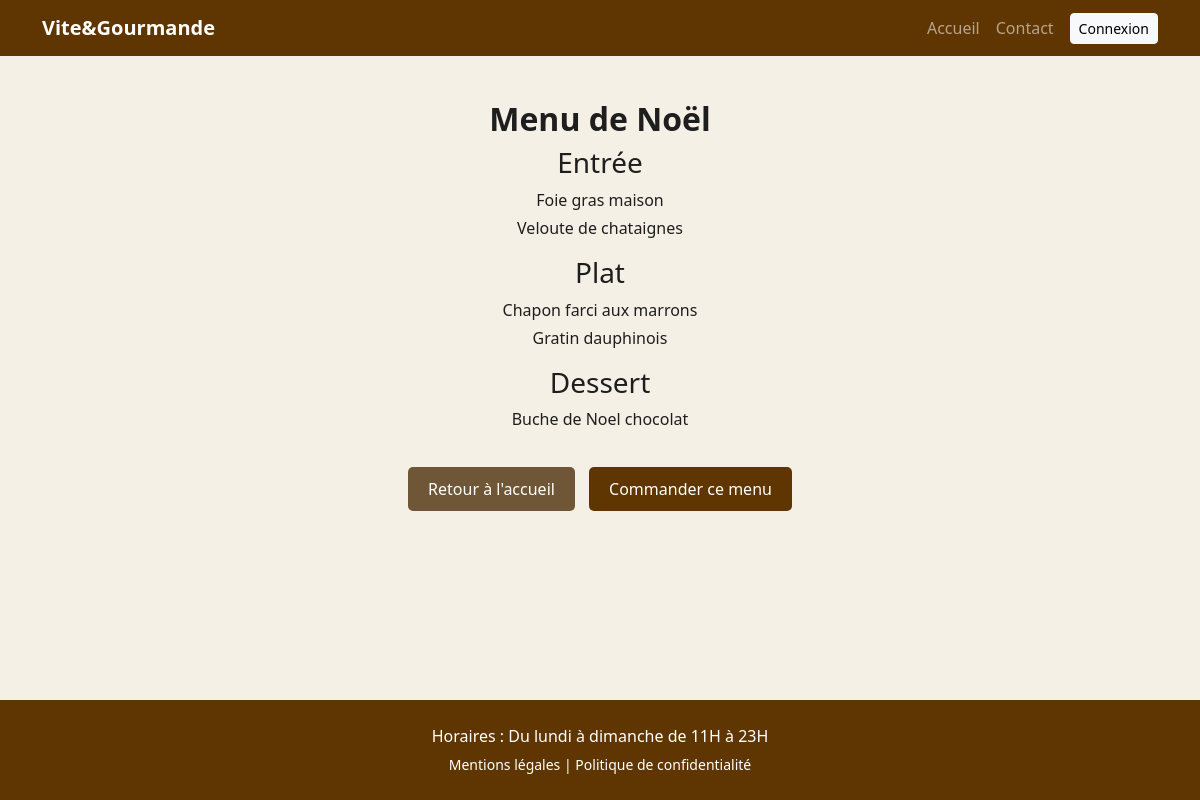
Page /pages/menu-noel.php on the committed database.
### tables this page shows
CREATE TABLE IF NOT EXISTS plats (
    id INT UNSIGNED AUTO_INCREMENT PRIMARY KEY,
    menu_id INT UNSIGNED NOT NULL,
    nom VARCHAR(160) NOT NULL,
    type ENUM('entree', 'plat', 'dessert', 'boisson') NOT NULL,
    created_at TIMESTAMP NOT NULL DEFAULT CURRENT_TIMESTAMP,
    INDEX idx_plats_menu_id (menu_id),
    INDEX idx_plats_type (type)
);

### pages/menu-noel.php (the view, shortened to what this page needs)
<?php
require_once __DIR__ . '/../config/database.php';
$menuId = 1;
$sql = "SELECT nom, type FROM plats WHERE menu_id = ?";
$stmt = $pdo->prepare($sql);
$stmt->execute([$menuId]);
$plats = $stmt->fetchAll();
?>
<!DOCTYPE html>
<html lang="fr">
<head>
    <link href="https://cdn.jsdelivr.net/npm/bootstrap@5.3.2/dist/css/bootstrap.min.css" rel="stylesheet">
    <link rel="stylesheet" href="/styles/style.css">
</head>
<body>
<header>
    <nav class="navbar navbar-expand-lg navbar-dark bg-bordeaux fixed-top">
        <div class="container">
            <a class="navbar-brand fw-bold" href="/pages/index.html">Vite&Gourmande</a>
            <div class="collapse navbar-collapse" id="navbarContent">
                <ul class="navbar-nav ms-lg-auto text-center">
                    <li class="nav-item"><a class="nav-link" href="/pages/index.html">Accueil</a></li>
                    <li class="nav-item"><a class="nav-link" href="/pages/contact.php">Contact</a></li>
                    <li class="nav-item mt-2 mt-lg-0">
                        <a class="btn btn-light btn-sm ms-lg-2" href="/pages/login.php">Connexion</a>
                    </li>
                </ul>
            </div>
        </div>
    </nav>
</header>
    <section class="menu-detail" style="padding: 40px;text-align: center;">
        <h2>Menu de Noël</h2>
        <h3>Entrée</h3>
        <ul>
            <?php foreach ($plats as $plat) {
                $type = strtolower(trim((string) $plat['type']));
                $type = str_replace(array('é', 'è', 'ê', 'ë'), 'e', $type);
                if ($type === 'entree') {
                    echo "<li>{$plat['nom']}</li>";
                }
            } ?>
        </ul>
        <h3>Plat</h3>
        <ul>
            <?php foreach ($plats as $plat) {
                $type = strtolower(trim((string) $plat['type']));
                if ($type === 'plat') {
                    echo "<li>{$plat['nom']}</li>";
                }
            } ?>
        </ul>
        <h3>Dessert</h3>
        <ul>
            <?php foreach ($plats as $plat) {
                $type = strtolower(trim((string) $plat['type']));
                if ($type === 'dessert') {
                    echo "<li>{$plat['nom']}</li>";
                }
            } ?>
        </ul>
        <a href="/pages/index.html" class="menu-action-btn menu-action-btn-retour">Retour à l'accueil</a>
        <a href="/pages/commande.php?menu_id=<?php echo $menuId; ?>" class="menu-action-btn menu-action-btn-commander">Commander ce menu</a>
    </section>
<footer class="bg-bordeaux text-white text-center p-4">
           <p class="mb-1">Horaires : Du lundi à dimanche de 11H à 23H</p>
    <small>
       <a href="/pages/mentions-legales.php" class="text-white text-decoration-none">Mentions légales</a> |
       <a href="/pages/mentions-legales.php" class="text-white text-decoration-none">Politique de confidentialité</a>
    </small>
</footer>
</body>
</html>

### styles/style.css (style rules this page uses)
body { font-family: system-ui, -apple-system, BlinkMacSystemFont, 'Segoe UI', Roboto, Oxygen, Ubuntu, Cantarell, 'Open Sans', 'Helvetica Neue', sans-serif; background-color: #f5f0e6; color: #1e1e1e; padding-top: 60px; min-height: 100vh; display: flex; flex-direction: column; }
footer { margin-top: auto; }
.navbar .container { align-items: center; }
@media (min-width: 992px) { .navbar-nav { align-items: center; } }
@media (min-width: 992px) { .navbar-nav .nav-item:last-child .btn { margin-left: 0.5rem; } }
h1, h2 { font-weight: 700; }
.bg-bordeaux { background-color: rgb(95, 54, 1) !important; }
.menu-action-btn { display: inline-block; padding: 10px 20px; color: #fff; border-radius: 5px; text-decoration: none; }
.menu-action-btn-retour { margin-top: 20px; background: rgba(70, 39, 0, 0.76); }
.menu-action-btn-commander { margin-left: 10px; background: #5f3601; }
.menu-detail ul { list-style: none; padding-left: 0; }
.menu-detail li { margin-bottom: 0.25rem; }

### rows in the picture
plats: nom "Foie gras maison"
plats: nom "Veloute de chataignes"
plats: nom "Chapon farci aux marrons"
plats: nom "Gratin dauphinois"
plats: nom "Buche de Noel chocolat"
